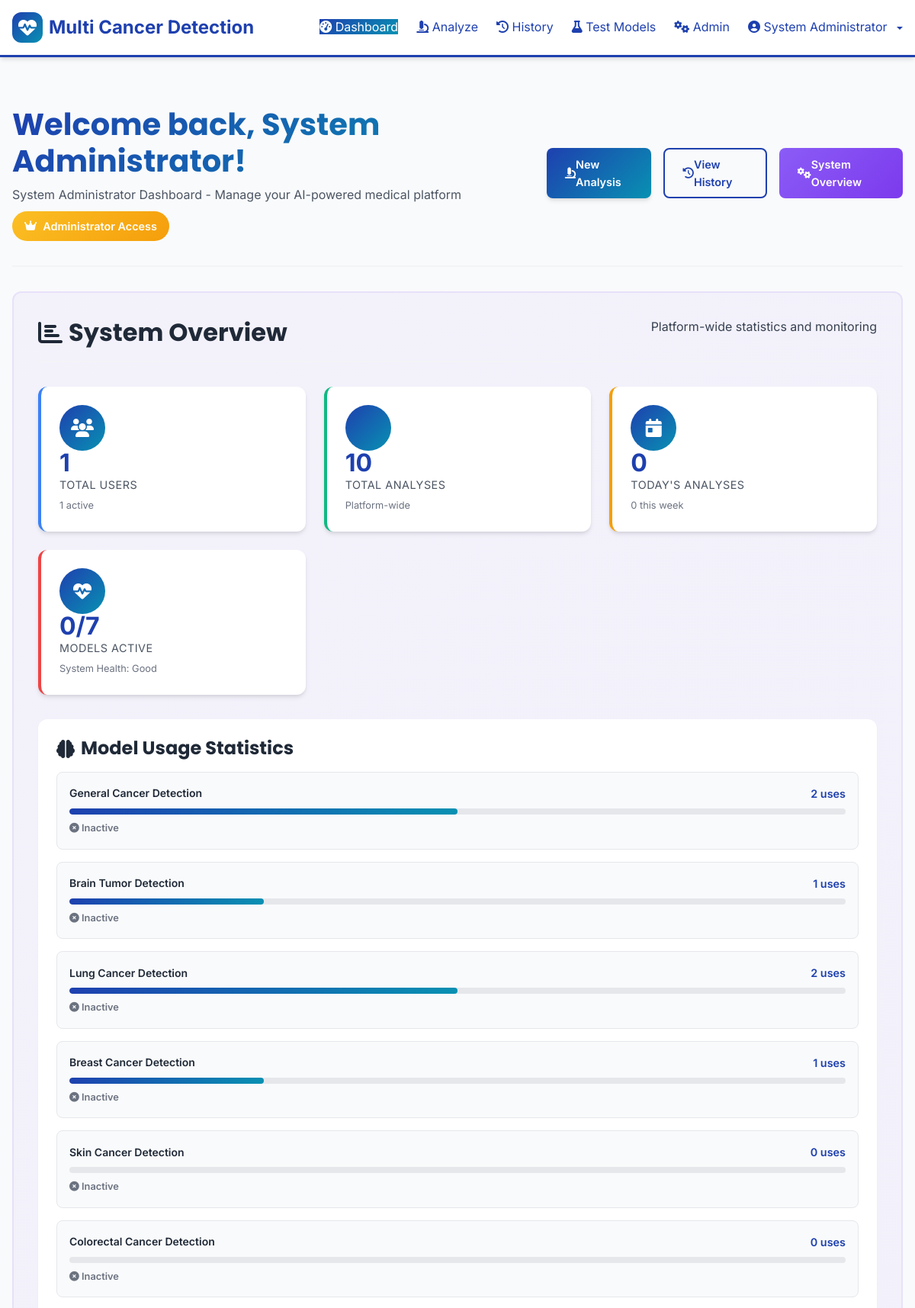
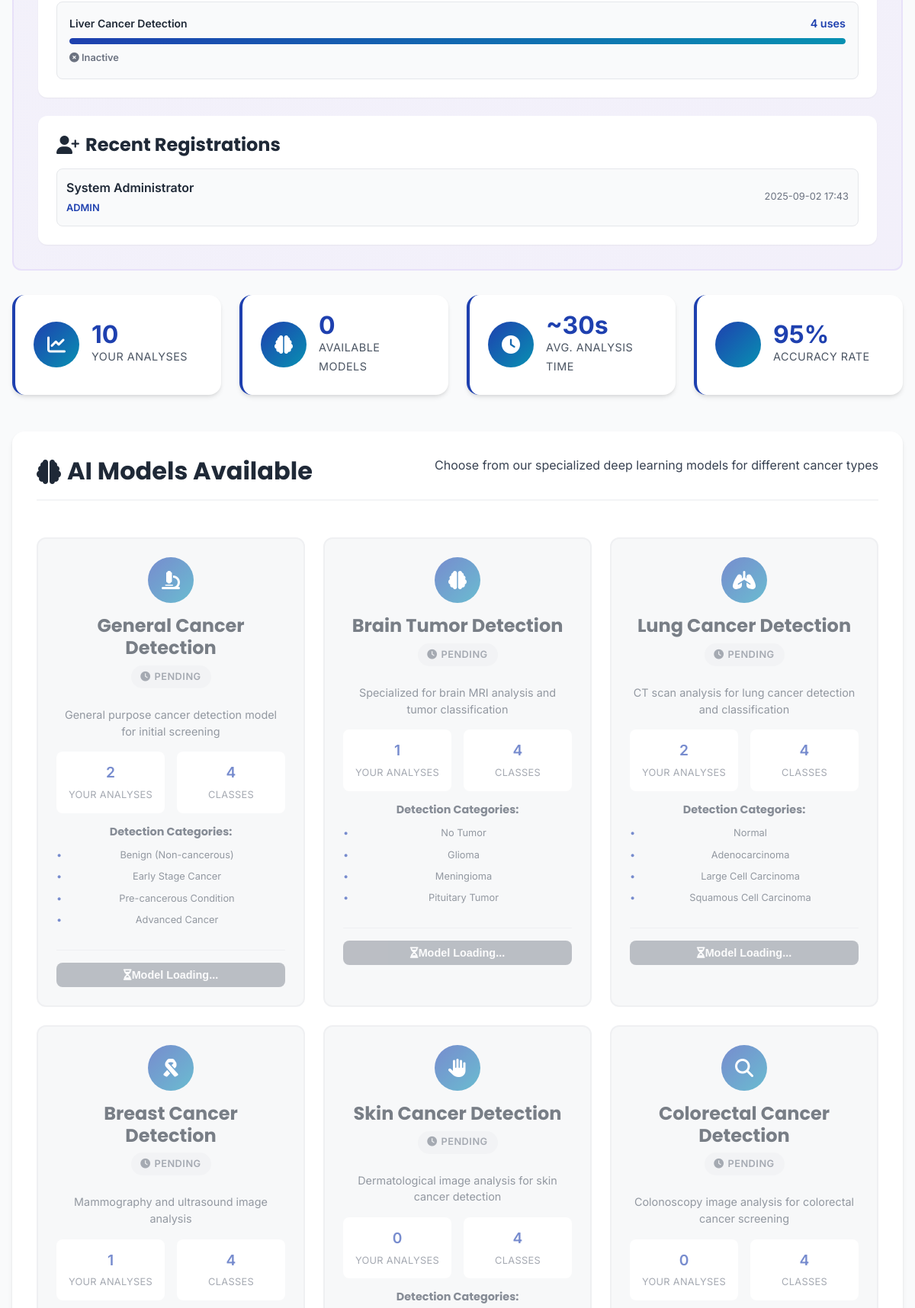
The page /dashboard (signed in, upper part) on the database its author committed (2 pictures, top to bottom).
### app.py (models this page shows, shortened)
class User(UserMixin, db.Model):
    id = db.Column(db.Integer, primary_key=True)
    username = db.Column(db.String(80), unique=True, nullable=False)
    email = db.Column(db.String(120), unique=True, nullable=False)
    password_hash = db.Column(db.String(200), nullable=False)
    full_name = db.Column(db.String(200), nullable=False)
    role = db.Column(db.String(50), default='user')  # user, doctor, admin
    created_at = db.Column(db.DateTime, default=datetime.utcnow)
    is_active = db.Column(db.Boolean, default=True)
    predictions = db.relationship('Prediction', backref='user', lazy=True)

### app.py (the view)
@app.route('/dashboard')
@login_required
def dashboard():
    total_predictions = Prediction.query.filter_by(user_id=current_user.id).count()
    recent_predictions = Prediction.query.filter_by(user_id=current_user.id)\
                                        .order_by(Prediction.created_at.desc())\
                                        .limit(5).all()
    model_stats = {}
    for model_type in CANCER_MODELS.keys():
        count = Prediction.query.filter_by(
            user_id=current_user.id,
            model_type=model_type
        ).count()
        model_stats[model_type] = count
    admin_stats = {}
    if current_user.role == 'admin':
        admin_stats = {
            'total_users': User.query.count(),
            'total_predictions_all': Prediction.query.count(),
            'active_users': User.query.filter_by(is_active=True).count(),
            'recent_registrations': User.query.order_by(User.created_at.desc()).limit(5).all(),
            'model_usage_stats': {},
            'daily_predictions': Prediction.query.filter(
                Prediction.created_at >= datetime.utcnow().replace(hour=0, minute=0, second=0, microsecond=0)
            ).count(),
            'weekly_predictions': Prediction.query.filter(
                Prediction.created_at >= datetime.utcnow() - timedelta(days=7)
            ).count()
        }
        for model_type in CANCER_MODELS.keys():
            admin_stats['model_usage_stats'][model_type] = Prediction.query.filter_by(
                model_type=model_type
            ).count()
    return render_template('dashboard.html',
                         total_predictions=total_predictions,
                         recent_predictions=recent_predictions,
                         model_stats=model_stats,
                         cancer_models=CANCER_MODELS,
                         loaded_models=loaded_models,
                         admin_stats=admin_stats,
                         is_admin=current_user.role == 'admin')

### app.py (called while the page is built)
@login_manager.user_loader
def load_user(user_id):
    return User.query.get(int(user_id))

### templates/dashboard.html (shortened to what this page needs)
{% extends "base.html" %}
{% block content %}
<div class="container">
    <div class="dashboard-header">
        <div class="welcome-section">
            <h1>Welcome back, {{ current_user.full_name }}!</h1>
            <p>{% if is_admin %}System Administrator Dashboard - Manage your AI-powered medical platform{% else %}Your comprehensive AI-powered cancer detection dashboard{% endif %}</p>
            {% if is_admin %}
            <div class="admin-badge">
                <i class="fas fa-crown"></i> Administrator Access
            </div>
            {% endif %}
        </div>
        <div class="quick-actions">
            <a href="{{ url_for('predict_page') }}" class="btn btn-primary">
                <i class="fas fa-microscope"></i> New Analysis
            </a>
            <a href="{{ url_for('history') }}" class="btn btn-outline">
                <i class="fas fa-history"></i> View History
            </a>
            {% if is_admin %}
            <a href="#system-overview" class="btn btn-admin">
                <i class="fas fa-cogs"></i> System Overview
            </a>
            {% endif %}
        </div>
    </div>
    {% if is_admin %}
    <div class="admin-section" id="system-overview">
        <div class="section-header">
            <h2><i class="fas fa-chart-bar"></i> System Overview</h2>
            <p>Platform-wide statistics and monitoring</p>
        </div>
        <div class="admin-stats-grid">
            <div class="admin-stat-card total-users">
                <div class="stat-icon">
                    <i class="fas fa-users"></i>
                </div>
                <div class="stat-content">
                    <span class="stat-number">{{ admin_stats.total_users }}</span>
                    <span class="stat-label">Total Users</span>
                    <span class="stat-sublabel">{{ admin_stats.active_users }} active</span>
                </div>
            </div>
            <div class="admin-stat-card total-analyses">
                <div class="stat-icon">
                </div>
                <div class="stat-content">
                    <span class="stat-number">{{ admin_stats.total_predictions_all }}</span>
                    <span class="stat-label">Total Analyses</span>
                    <span class="stat-sublabel">Platform-wide</span>
                </div>
            </div>
            <div class="admin-stat-card daily-activity">
                <div class="stat-icon">
                    <i class="fas fa-calendar-day"></i>
                </div>
                <div class="stat-content">
                    <span class="stat-number">{{ admin_stats.daily_predictions }}</span>
                    <span class="stat-label">Today's Analyses</span>
                    <span class="stat-sublabel">{{ admin_stats.weekly_predictions }} this week</span>
                </div>
            </div>
            <div class="admin-stat-card system-health">
                <div class="stat-icon">
                    <i class="fas fa-heartbeat"></i>
                </div>
                <div class="stat-content">
                    <span class="stat-number">{{ loaded_models|length }}/{{ cancer_models|length }}</span>
                    <span class="stat-label">Models Active</span>
                    <span class="stat-sublabel">System Health: Good</span>
                </div>
            </div>
        </div>
        <div class="admin-models-overview">
            <h3><i class="fas fa-brain"></i> Model Usage Statistics</h3>
            <div class="model-usage-grid">
                {% for model_key, model_info in cancer_models.items() %}
                <div class="model-usage-card">
                    <div class="model-usage-header">
                        <span class="model-name">{{ model_info.name }}</span>
                        <span class="usage-count">{{ admin_stats.model_usage_stats.get(model_key, 0) }} uses</span>
                    </div>
                    <div class="model-usage-bar">
                        {% set max_usage = admin_stats.model_usage_stats.values()|max if admin_stats.model_usage_stats.values() else 1 %}
                        {% set usage_percentage = (admin_stats.model_usage_stats.get(model_key, 0) / max_usage * 100) if max_usage > 0 else 0 %}
                        <div class="usage-fill" style="width: {{ usage_percentage }}%"></div>
                    </div>
                    <div class="model-status-indicator {% if model_key in loaded_models %}active{% else %}inactive{% endif %}">
                        {% if model_key in loaded_models %}
                            <i class="fas fa-check-circle"></i> Active
                        {% else %}
                            <i class="fas fa-times-circle"></i> Inactive
                        {% endif %}
                    </div>
                </div>
                {% endfor %}
            </div>
        </div>
        <div class="recent-registrations">
            <h3><i class="fas fa-user-plus"></i> Recent Registrations</h3>
            <div class="registrations-list">
                {% for user in admin_stats.recent_registrations %}
                <div class="registration-item">
                    <div class="user-info">
                        <span class="user-name">{{ user.full_name }}</span>
                        <span class="user-role">{{ user.role.title() }}</span>
                    </div>
                    <div class="registration-date">
                        {{ user.created_at.strftime('%Y-%m-%d %H:%M') }}
                    </div>
                </div>
                {% endfor %}
            </div>
        </div>
    </div>
    {% endif %}
    <div class="dashboard-grid">
        <div class="stat-card">
            <div class="stat-icon">
                <i class="fas fa-chart-line"></i>
            </div>
            <div class="stat-content">
                <span class="stat-number">{{ total_predictions }}</span>
                <span class="stat-label">{% if is_admin %}Your{% else %}Total{% endif %} Analyses</span>
            </div>
        </div>
        <div class="stat-card">
            <div class="stat-icon">
                <i class="fas fa-brain"></i>
            </div>
            <div class="stat-content">
                <span class="stat-number">{{ loaded_models|length }}</span>
                <span class="stat-label">Available Models</span>
            </div>
        </div>
        <div class="stat-card">
            <div class="stat-icon">
                <i class="fas fa-clock"></i>
            </div>
            <div class="stat-content">
                <span class="stat-number">~30s</span>
                <span class="stat-label">Avg. Analysis Time</span>
            </div>
        </div>
        <div class="stat-card">
            <div class="stat-icon">
            </div>
            <div class="stat-content">
                <span class="stat-number">95%</span>
                <span class="stat-label">Accuracy Rate</span>
            </div>
        </div>
    </div>
    <div class="dashboard-main">
        <div class="dashboard-section">
            <div class="section-header">
                <h2><i class="fas fa-brain"></i> AI Models Available</h2>
                <p>Choose from our specialized deep learning models for different cancer types</p>
            </div>
            <div class="models-grid">
                {% for model_key, model_info in cancer_models.items() %}
                <div class="model-card {% if model_key not in loaded_models %}unavailable{% endif %}">
                    <div class="model-header">
                        <div class="model-icon">
                            {% if model_key == 'brain' %}
                                <i class="fas fa-brain"></i>
                            {% elif model_key == 'lung' %}
                                <i class="fas fa-lungs"></i>
                            {% elif model_key == 'breast' %}
                                <i class="fas fa-ribbon"></i>
                            {% elif model_key == 'skin' %}
                                <i class="fas fa-hand-paper"></i>
                            {% elif model_key == 'colon' %}
                                <i class="fas fa-search"></i>
                            {% elif model_key == 'liver' %}
                                <i class="fas fa-liver"></i>
                            {% else %}
                                <i class="fas fa-microscope"></i>
                            {% endif %}
                        </div>
                        <h3>{{ model_info.name }}</h3>
                        <div class="model-status {% if model_key in loaded_models %}active{% else %}pending{% endif %}">
                            {% if model_key in loaded_models %}
                                <i class="fas fa-check-circle"></i> Active
                            {% else %}
                                <i class="fas fa-clock"></i> Pending
                            {% endif %}
                        </div>
                    </div>
                    <div class="model-body">
                        <p>{{ model_info.description }}</p>
                        <div class="model-stats">
                            <div class="stat-item">
                                <span class="stat-value">{{ model_stats.get(model_key, 0) }}</span>
                                <span class="stat-name">Your Analyses</span>
                            </div>
                            <div class="stat-item">
                                <span class="stat-value">{{ model_info.classes|length }}</span>
                                <span class="stat-name">Classes</span>
                            </div>
                        </div>
                        <div class="model-classes">
                            <h4>Detection Categories:</h4>
                            <ul>
                                {% for class_id, class_name in model_info.classes.items() %}
                                <li>{{ class_name }}</li>
                                {% endfor %}
                            </ul>
                        </div>
                    </div>
                    <div class="model-footer">
                        {% if model_key in loaded_models %}
                            <a href="{{ url_for('predict_model', model_type=model_key) }}" class="btn btn-primary btn-block">
                                <i class="fas fa-play"></i> Use This Model
                            </a>
                        {% else %}
                            <button class="btn btn-secondary btn-block" disabled>
                                <i class="fas fa-hourglass-half"></i> Model Loading...
                            </button>
                        {% endif %}
                    </div>
                </div>
                {% endfor %}
            </div>
        </div>
    </div>
</div>
{% endblock %}

### templates/base.html (shortened to what this page needs)
<!DOCTYPE html>
<html lang="en">
<head>
    <link rel="stylesheet" href="https://cdnjs.cloudflare.com/ajax/libs/font-awesome/6.4.0/css/all.min.css">
    <link rel="stylesheet" href="{{ url_for('static', filename='css/style.css') }}">
</head>
<body>
    <header class="header">
        <div class="container">
            <nav class="navbar">
                <a href="{{ url_for('home') }}" class="navbar-brand">
                    <div class="brand-icon">
                        <i class="fas fa-heartbeat"></i>
                    </div>
                    Multi Cancer Detection
                </a>
                <ul class="navbar-nav" id="navbarNav">
                    {% if current_user.is_authenticated %}
                        <li><a href="{{ url_for('dashboard') }}" class="nav-link {% if request.endpoint == 'dashboard' %}active{% endif %}">
                            <i class="fas fa-tachometer-alt"></i> Dashboard
                        </a></li>
                        <li><a href="{{ url_for('predict_page') }}" class="nav-link {% if request.endpoint == 'predict_page' %}active{% endif %}">
                            <i class="fas fa-microscope"></i> Analyze
                        </a></li>
                        <li><a href="{{ url_for('history') }}" class="nav-link {% if request.endpoint == 'history' %}active{% endif %}">
                            <i class="fas fa-history"></i> History
                        </a></li>
                        <li><a href="{{ url_for('test_models') }}" class="nav-link {% if request.endpoint == 'test_models' %}active{% endif %}">
                            <i class="fas fa-flask"></i> Test Models
                        </a></li>
                        {% if current_user.role == 'admin' %}
                        <li><a href="{{ url_for('admin.admin_dashboard') }}" class="nav-link {% if request.endpoint.startswith('admin.') %}active{% endif %}">
                            <i class="fas fa-cogs"></i> Admin
                        </a></li>
                        {% endif %}
                        <li class="nav-item dropdown">
                            <a href="#" class="nav-link dropdown-toggle">
                                <i class="fas fa-user-circle"></i> {{ current_user.full_name }}
                            </a>
                        </li>
                    {% endif %}
                </ul>
            </nav>
        </div>
    </header>
    <main class="main-content">
        {% block content %}{% endblock %}
    </main>
</body>
</html>

### rows shown on the page
User: full_name "System Administrator", role "ADMIN", created_at "2025-09-02 17:43"

### other values the page prints
{{ admin_stats.total_users }} "1"
{{ admin_stats.active_users }} "1"
{{ admin_stats.total_predictions_all }} "10"
{{ admin_stats.daily_predictions }} "0"
{{ admin_stats.weekly_predictions }} "0"
{{ loaded_models|length }} "0"
{{ cancer_models|length }} "7"
{{ model_info.name }} "General Cancer Detection" "Brain Tumor Detection" "Lung Cancer Detection" "Breast Cancer Detection" "Skin Cancer Detection" "Colorectal Cancer Detection" "Liver Cancer Detection"
{{ admin_stats.model_usage_stats.get(model_key, 0) }} "2" "1" "2" "1" "0" "0" "4"
{{ total_predictions }} "10"
{{ model_info.name }} "General Cancer Detection" "Brain Tumor Detection" "Lung Cancer Detection" "Breast Cancer Detection" "Skin Cancer Detection" "Colorectal Cancer Detection"
{{ model_info.description }} "General purpose cancer detection model for initial screening" "Specialized for brain MRI analysis and tumor classification" "CT scan analysis for lung cancer detection and classification" "Mammography and ultrasound image analysis" "Dermatological image analysis for skin cancer detection" "Colonoscopy image analysis for colorectal cancer screening"
{{ model_stats.get(model_key, 0) }} "2" "1" "2" "1" "0" "0"
{{ model_info.classes|length }} "4" "4" "4" "4" "4" "4"
{{ class_name }} "Benign (Non-cancerous)" "Early Stage Cancer" "Pre-cancerous Condition" "Advanced Cancer" "No Tumor" "Glioma" "Meningioma" "Pituitary Tumor" "Normal" "Adenocarcinoma" "Large Cell Carcinoma" "Squamous Cell Carcinoma"
